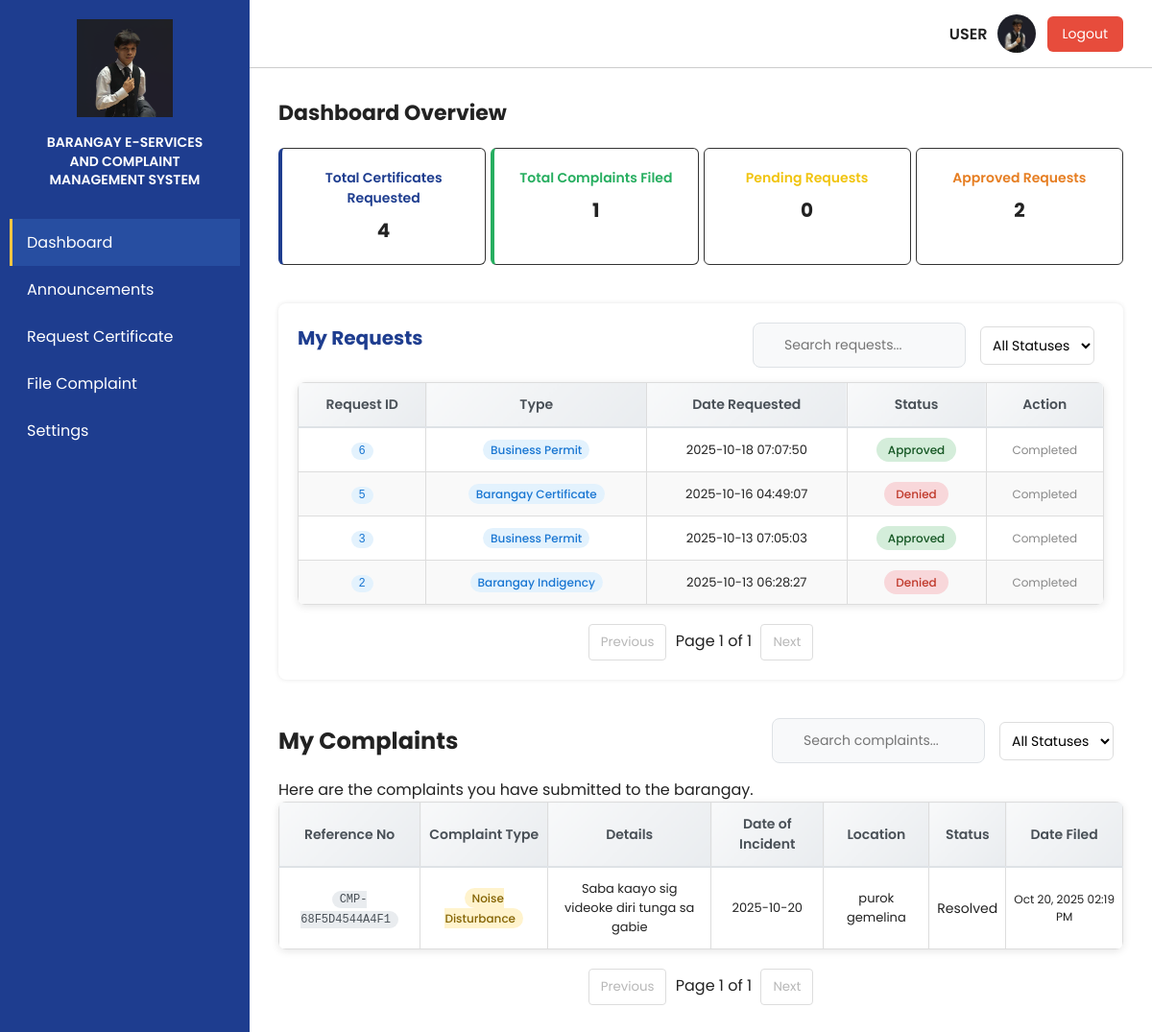
Page /users/user/user_dashboard.php (signed in) on the committed database.
### tables this page shows
CREATE TABLE `tbl_requests` (
  `r_id` int(11) NOT NULL,
  `id` int(11) NOT NULL,
  `first_name` varchar(255) NOT NULL,
  `second_name` varchar(255) NOT NULL,
  `last_name` varchar(255) NOT NULL,
  `gender` varchar(50) NOT NULL,
  `age` int(11) NOT NULL,
  `address` varchar(255) NOT NULL,
  `email` varchar(255) NOT NULL,
  `document_type` varchar(255) NOT NULL,
  `purpose` varchar(255) NOT NULL,
  `r_status` varchar(255) NOT NULL,
  `date_requested` varchar(50) NOT NULL
);

CREATE TABLE `tbl_complaints` (
  `c_id` int(11) NOT NULL,
  `user_id` int(11) NOT NULL,
  `reference_no` varchar(50) NOT NULL,
  `complaint_type` varchar(100) NOT NULL,
  `details` text NOT NULL,
  `date_of_incident` date NOT NULL,
  `location` varchar(255) NOT NULL,
  `status` varchar(50) DEFAULT 'Pending',
  `date_filed` datetime DEFAULT current_timestamp()
);

### users/user/user_dashboard.php (the view, shortened to what this page needs)
<?php
require_once '../../config.php';
$user_id = $_SESSION['user_id'];
$stmt = $conn->prepare("SELECT * FROM tbl_requests WHERE id = ? ORDER BY r_id DESC");
$stmt->bind_param("i", $user_id);
$stmt->execute();
$result = $stmt->get_result();
$requests = [];
while ($row = $result->fetch_assoc()) {
    $requests[] = $row;
}
$total_requests = count($requests);
$pending_count = 0;
$completed_count = 0;
foreach ($requests as $req) {
    if ($req['r_status'] === 'approved') $completed_count++;
}
?>
<!DOCTYPE html>
<html lang="en">
<head>
  <link rel="stylesheet" href="../../styles/Official_dashboard.css" />
  <link rel="stylesheet" href="../../styles/User_dashboard.css" />
</head>
<body>
  <div class="container">
    <aside class="sidebar">
      <div class="logo-section">
        <img src="../../images/ivan.png" alt="Barangay Logo">
        <h2>BARANGAY E-SERVICES<br>AND COMPLAINT<br>MANAGEMENT SYSTEM</h2>
      </div>
      <nav class="nav">
        <a href="#" class="nav-item nav-dashboard active" data-target="dashboardSection"><i class="fas fa-chart-pie"></i> Dashboard</a>
        <a href="#" class="nav-item nav-announcements" data-target="announcementsSection"><i class="fas fa-bullhorn"></i> Announcements</a>
        <a href="#" class="nav-item nav-requests" data-target="requestCertificateSection"><i class="fas fa-file-alt"></i> Request Certificate</a>
        <a href="#" class="nav-item nav-complaints" data-target="fileComplaintSection"><i class="fas fa-exclamation-circle"></i> File Complaint</a>
        <a href="#" class="nav-item nav-settings" data-target="settingsSection"><i class="fas fa-cog"></i> Settings</a>
      </nav>
    </aside>
    <div class="main">
      <div class="topbar">
        <span class="admin">USER</span>
        <img src="../../images/ivan.png" alt="User Icon" class="admin-icon" />
        <button id="logoutBtn" class="logout-btn" onclick="logout()"><i class="fas fa-sign-out-alt"></i> Logout</button>
      </div>
      <div class="dashboard section" id="dashboardSection">
        <h1>Dashboard Overview</h1>
        <div class="cards">
          <div class="card blue">
            <p>Total Certificates Requested</p>
            <h2><?php echo $total_requests; ?></h2>
          </div>
          <div class="card green">
            <p>Total Complaints Filed</p>
            <h2><?php
              $complaints_count_query = $conn->prepare("SELECT COUNT(*) as count FROM tbl_complaints WHERE user_id = ?");
              $complaints_count_query->bind_param("i", $user_id);
              $complaints_count_query->execute();
              $complaints_count = $complaints_count_query->get_result()->fetch_assoc()['count'];
              echo $complaints_count;
            ?></h2>
          </div>
          <div class="card yellow">
            <p>Pending Requests</p>
            <h2><?php echo $pending_count; ?></h2>
          </div>
          <div class="card orange">
            <p>Approved Requests</p>
            <h2><?php echo $completed_count; ?></h2>
          </div>
        </div>
        <div class="users-section">
          <div class="users-header">
            <h2>My Requests</h2>
            <div class="header-actions">
              <div class="search-container">
                <input type="text" id="requestSearch" placeholder="Search requests..." onkeyup="searchTable('userTable', this.value)">
              </div>
              <select id="requestStatusFilter" onchange="filterUserRequests()" style="padding:8px;border-radius:6px;border:1px solid #ddd;margin-right:10px">
                <option value="">All Statuses</option>
              </select>
            </div>
          </div>
          <table class="user-table" id="userTable">
            <thead>
              <tr>
                <th>Request ID</th>
                <th>Type</th>
                <th>Date Requested</th>
                <th>Status</th>
                <th>Action</th>
              </tr>
            </thead>
            <tbody>
            <?php if ($total_requests > 0): ?>
              <?php foreach ($requests as $req): ?>
                <tr data-status="<?= htmlspecialchars($req['r_status']) ?>">
                  <td><span class="request-id-badge"><?= htmlspecialchars($req['r_id']) ?></span></td>
                  <td><span class="doc-type-badge"><?= htmlspecialchars($req['document_type']) ?></span></td>
                  <td style="font-size:13px;"><?= htmlspecialchars($req['date_requested'] ?? '') ?></td>
                  <td><span class="status <?= $req['r_status'] === 'pending' ? 'pending' : ($req['r_status'] === 'approved' ? 'active' : 'denied') ?>">
                    <?= ucfirst($req['r_status']) ?>
                  </span></td>
                  <td>
                    <?php if ($req['r_status'] === 'pending'): ?>
                      <button class="action-btn edit-btn" onclick="editRequest(<?= $req['r_id'] ?>)"><i class="fas fa-edit"></i> Edit</button>
                      <button class="action-btn delete-btn" onclick="deleteRequest(<?= $req['r_id'] ?>)"><i class="fas fa-trash"></i> Delete</button>
                    <?php else: ?>
                      <span style="color:#888;font-size:12px;">Completed</span>
                    <?php endif; ?>
                  </td>
                </tr>
              <?php endforeach; ?>
            <?php else: ?>
              <tr>
                <td colspan="5" style="text-align:center;padding:40px;color:#666;">No requests found.</td>
              </tr>
            <?php endif; ?>
            </tbody>
          </table>
          <div id="requestPagination" style="margin-top:20px;text-align:center">
            <button id="requestPrevPage" onclick="changeRequestPage(-1)" disabled style="padding:8px 12px;margin:0 5px;border:1px solid #ddd;border-radius:4px;background:white">Previous</button>
            <span id="requestPageInfo">Page 1 of 1</span>
            <button id="requestNextPage" onclick="changeRequestPage(1)" disabled style="padding:8px 12px;margin:0 5px;border:1px solid #ddd;border-radius:4px;background:white">Next</button>
          </div>
        </div>
        <div class="complaints-section" style="margin-top: 40px;">
          <div class="users-header">
            <h2>My Complaints</h2>
            <div class="header-actions">
              <div class="search-container">
                <input type="text" id="complaintSearch" placeholder="Search complaints..." onkeyup="searchTable('complaintsTable', this.value)">
              </div>
              <select id="complaintStatusFilter" onchange="filterUserComplaints()" style="padding:8px;border-radius:6px;border:1px solid #ddd;margin-right:10px">
                <option value="">All Statuses</option>
              </select>
            </div>
          </div>
          <p class="subtitle">Here are the complaints you have submitted to the barangay.</p>
          <table class="user-table" id="complaintsTable">
            <thead>
              <tr>
                <th>Reference No</th>
                <th>Complaint Type</th>
                <th>Details</th>
                <th>Date of Incident</th>
                <th>Location</th>
                <th>Status</th>
                <th>Date Filed</th>
              </tr>
            </thead>
            <tbody>
              <?php
                $user_id = $_SESSION['user_id'];
                $complaints_query = $conn->prepare("
                  SELECT reference_no, complaint_type, details, date_of_incident, location, status, date_filed
                  FROM tbl_complaints
                  WHERE user_id = ?
                  ORDER BY date_filed DESC
                ");
                $complaints_query->bind_param("i", $user_id);
                $complaints_query->execute();
                $complaints_result = $complaints_query->get_result();
                if ($complaints_result->num_rows > 0) {
                    while ($row = $complaints_result->fetch_assoc()) {
                        $reference_no = htmlspecialchars($row['reference_no']);
                        $complaint_type = htmlspecialchars($row['complaint_type']);
                        $details = htmlspecialchars($row['details']);
                        $date_incident = htmlspecialchars($row['date_of_incident']);
                        $location = htmlspecialchars($row['location']);
                        $status = htmlspecialchars($row['status']);
                        $date_filed = date('M d, Y h:i A', strtotime($row['date_filed']));
                        $status_class = strtolower(str_replace(' ', '-', $status));
                        echo "
                          <tr data-status='{$status}'>
                            <td><span class='reference-badge'>{$reference_no}</span></td>
                            <td><span class='complaint-type-badge'>{$complaint_type}</span></td>
                            <td style='max-width:200px;word-break:break-word;font-size:13px;'>{$details}</td>
                            <td style='font-size:13px;'>{$date_incident}</td>
                            <td style='max-width:150px;word-break:break-word;font-size:13px;'>{$location}</td>
                            <td><span class='status-badge {$status_class}'>{$status}</span></td>
                            <td style='font-size:12px;'>{$date_filed}</td>
                          </tr>
                        ";
                    }
                } else {
                    echo "<tr><td colspan='7' style='text-align:center;padding:40px;color:#666;'>No complaints filed yet.</td></tr>";
                }
              ?>
            </tbody>
          </table>
          <div id="complaintPagination" style="margin-top:20px;text-align:center">
            <button id="complaintPrevPage" onclick="changeComplaintPage(-1)" disabled style="padding:8px 12px;margin:0 5px;border:1px solid #ddd;border-radius:4px;background:white">Previous</button>
            <span id="complaintPageInfo">Page 1 of 1</span>
            <button id="complaintNextPage" onclick="changeComplaintPage(1)" disabled style="padding:8px 12px;margin:0 5px;border:1px solid #ddd;border-radius:4px;background:white">Next</button>
          </div>
        </div>
      </div>
    </div>
  </div>
</body>
</html>

### styles/User_dashboard.css (style rules this page uses)
.reference-badge { background: #e9ecef; color: #495057; padding: 2px 8px; border-radius: 12px; font-size: 12px; font-weight: 500; font-family: monospace; }
.request-id-badge { background: #e3f2fd; color: #1976d2; padding: 2px 8px; border-radius: 12px; font-size: 12px; font-weight: 500; font-family: monospace; }
.header-actions { display: flex; gap: 15px; align-items: center; flex-wrap: wrap; }
.search-container { display: flex; align-items: center; gap: 8px; background: #f8f9fa; padding: 8px 12px; border-radius: 8px; border: 1px solid #dee2e6; }
.search-container input { border: none; background: transparent; outline: none; padding: 4px; font-size: 14px; }
select { padding: 8px 12px; border: 1px solid #dee2e6; border-radius: 6px; background: white; font-size: 14px; cursor: pointer; }
.status { padding: 4px 12px; border-radius: 20px; font-size: 12px; font-weight: 500; text-transform: capitalize; }
.status.active { background: #d4edda; color: #155724; }
.status.denied { background: #f8d7da; color: #721c24; }
.status.denied { background: #f8d7da; color: #c0392b; }
.logout-btn { background: #e74c3c; color: #fff; border: none; padding: 8px 16px; border-radius: 6px; font-size: 14px; cursor: pointer; transition: background 0.2s; margin-left: 12px; }

### rows in the picture
tbl_requests: r_id "6", document_type "Business Permit", date_requested "2025-10-18 07:07:50", r_status "Approved", shows "Completed"
tbl_requests: r_id "5", document_type "Barangay Certificate", date_requested "2025-10-16 04:49:07", r_status "Denied", shows "Completed"
tbl_requests: r_id "3", document_type "Business Permit", date_requested "2025-10-13 07:05:03", r_status "Approved", shows "Completed"
tbl_requests: r_id "2", document_type "Barangay Indigency", date_requested "2025-10-13 06:28:27", r_status "Denied", shows "Completed"
tbl_complaints: reference_no "CMP-68F5D4544A4F1", complaint_type "Noise Disturbance", details "Saba kaayo sig videoke diri tunga sa gabie", date_of_incident "2025-10-20", location "purok gemelina", status "Resolved", date_filed "Oct 20, 2025 02:19 PM"

### other values in the picture
$total_requests "4"
$complaints_count "1"
$pending_count "0"
$completed_count "2"
